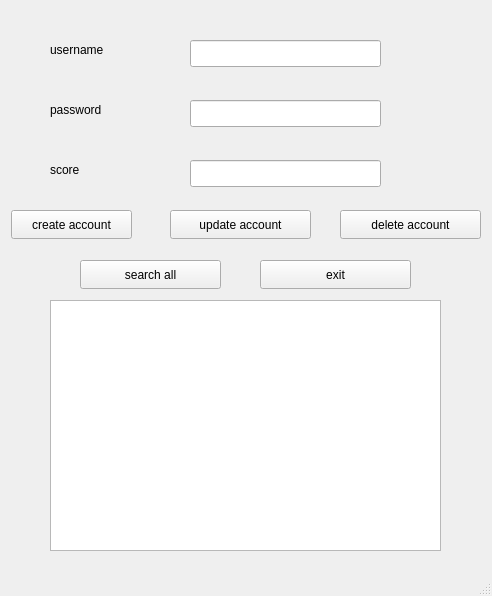
<?xml version="1.0" encoding="UTF-8"?>
<ui version="4.0">
 <class>MainWindow</class>
 <widget class="QMainWindow" name="MainWindow">
  <property name="geometry">
   <rect>
    <x>0</x>
    <y>0</y>
    <width>492</width>
    <height>596</height>
   </rect>
  </property>
  <property name="windowTitle">
   <string>MainWindow</string>
  </property>
  <widget class="QWidget" name="centralwidget">
   <widget class="QTextBrowser" name="showArea">
    <property name="geometry">
     <rect>
      <x>50</x>
      <y>300</y>
      <width>391</width>
      <height>251</height>
     </rect>
    </property>
   </widget>
   <widget class="QLabel" name="username">
    <property name="geometry">
     <rect>
      <x>50</x>
      <y>40</y>
      <width>69</width>
      <height>20</height>
     </rect>
    </property>
    <property name="text">
     <string>username</string>
    </property>
   </widget>
   <widget class="QLabel" name="password">
    <property name="geometry">
     <rect>
      <x>50</x>
      <y>100</y>
      <width>69</width>
      <height>20</height>
     </rect>
    </property>
    <property name="text">
     <string>password</string>
    </property>
   </widget>
   <widget class="QLineEdit" name="usernameEdit">
    <property name="geometry">
     <rect>
      <x>190</x>
      <y>40</y>
      <width>191</width>
      <height>27</height>
     </rect>
    </property>
   </widget>
   <widget class="QLineEdit" name="passwordEdit">
    <property name="geometry">
     <rect>
      <x>190</x>
      <y>100</y>
      <width>191</width>
      <height>27</height>
     </rect>
    </property>
   </widget>
   <widget class="QPushButton" name="createButton">
    <property name="geometry">
     <rect>
      <x>11</x>
      <y>210</y>
      <width>121</width>
      <height>29</height>
     </rect>
    </property>
    <property name="text">
     <string>create account</string>
    </property>
   </widget>
   <widget class="QPushButton" name="updateButton">
    <property name="geometry">
     <rect>
      <x>170</x>
      <y>210</y>
      <width>141</width>
      <height>29</height>
     </rect>
    </property>
    <property name="text">
     <string>update account</string>
    </property>
   </widget>
   <widget class="QPushButton" name="deleteButton">
    <property name="geometry">
     <rect>
      <x>340</x>
      <y>210</y>
      <width>141</width>
      <height>29</height>
     </rect>
    </property>
    <property name="text">
     <string>delete account</string>
    </property>
   </widget>
   <widget class="QPushButton" name="selectButton">
    <property name="geometry">
     <rect>
      <x>80</x>
      <y>260</y>
      <width>141</width>
      <height>29</height>
     </rect>
    </property>
    <property name="text">
     <string>search all</string>
    </property>
   </widget>
   <widget class="QLabel" name="label">
    <property name="geometry">
     <rect>
      <x>50</x>
      <y>160</y>
      <width>69</width>
      <height>20</height>
     </rect>
    </property>
    <property name="text">
     <string>score</string>
    </property>
   </widget>
   <widget class="QLineEdit" name="scoreEdit">
    <property name="geometry">
     <rect>
      <x>190</x>
      <y>160</y>
      <width>191</width>
      <height>27</height>
     </rect>
    </property>
   </widget>
   <widget class="QPushButton" name="exitButton">
    <property name="geometry">
     <rect>
      <x>260</x>
      <y>260</y>
      <width>151</width>
      <height>29</height>
     </rect>
    </property>
    <property name="text">
     <string>exit</string>
    </property>
   </widget>
  </widget>
  <widget class="QStatusBar" name="statusbar"/>
 </widget>
 <resources/>
 <connections/>
</ui>
